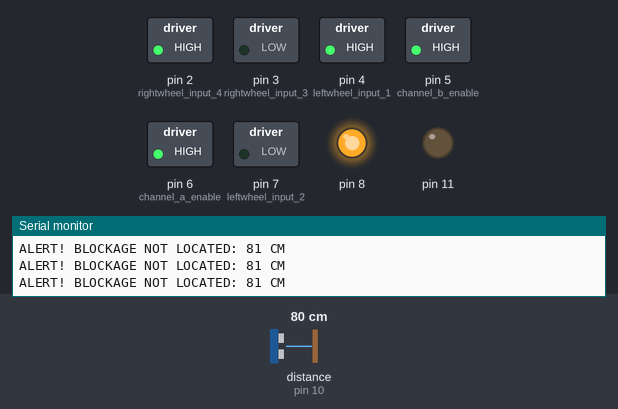
Simulated run of this sketch. Board: Arduino Uno, built with avr-gcc and run on an emulated ATmega328P. Shown: switched loads named in the sketch (green lamp = pin HIGH), output pins drawn as LEDs (lit = HIGH), the last lines printed to the serial monitor. The inputs (shaded band) are chosen by the test bench; at power-on: distance to the obstacle (sensor on pin 10) 80 cm. The echo pulse lasts 58.3 µs per cm.

Above: at 3.2 s.
3.3 s: distance to the obstacle (sensor on pin 10) set to 23 cm
4.8 s: distance to the obstacle (sensor on pin 10) set to 18 cm
At 7.7 s:
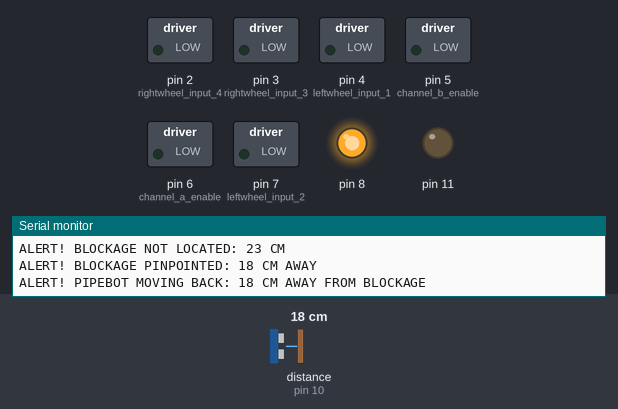
7.8 s: distance to the obstacle (sensor on pin 10) set to 35 cm
At 10.74 s:
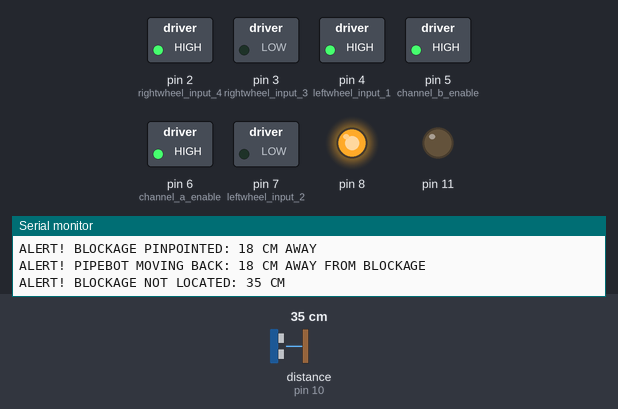
10.8 s: distance to the obstacle (sensor on pin 10) set to 2 cm
At 13.4 s:
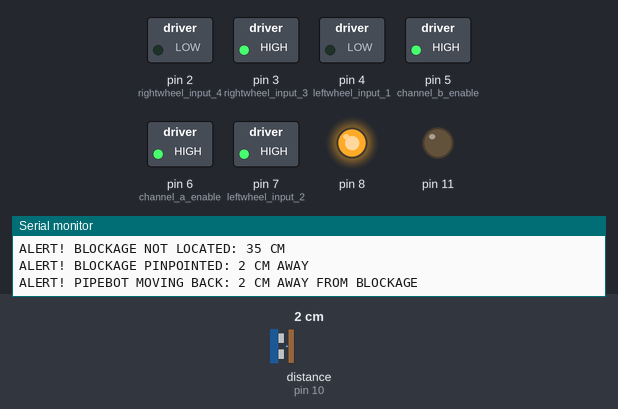
Timing chart, 0 to 14.8 s (numbered marks = the images above; inputs shaded):
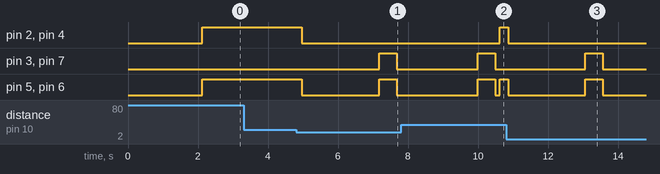

Measured:
- the behaviour switches between 21 and 20 cm on distance to the obstacle (sensor on pin 10) (found by bisection; images 0 and 1)
- after the input at 4.8 s, pin 2 (rightwheel_input_4), pin 4 (leftwheel_input_1): HIGH → LOW after 0.17 s; pin 3 (rightwheel_input_3), pin 7 (leftwheel_input_2): LOW → HIGH after 2.4 s, → LOW 0.50 s later; pin 5 (channel_b_enable), pin 6 (channel_a_enable): HIGH → LOW after 0.17 s, → HIGH 2.2 s later, → LOW 0.50 s later
- after the input at 7.8 s, pin 2 (rightwheel_input_4), pin 4 (leftwheel_input_1): LOW → HIGH after 2.8 s
- after the input at 10.8 s, pin 2 (rightwheel_input_4), pin 4 (leftwheel_input_1): HIGH → LOW after 0.06 s; pin 3 (rightwheel_input_3), pin 7 (leftwheel_input_2): LOW → HIGH after 2.3 s, → LOW 0.50 s later; pin 5 (channel_b_enable), pin 6 (channel_a_enable): HIGH → LOW after 0.06 s, → HIGH 2.2 s later, → LOW 0.50 s later

The sketch:

motorandblockagereport.ino
```cpp
#include <NewPing.h>        //Ultrasonic sensor function library. You must install this library
 //motor module pins
const int channel_a_enable  = 6;
const int leftwheel_input_1 = 4;
const int leftwheel_input_2 = 7;
const int channel_b_enable  = 5;
const int rightwheel_input_3 = 3;
const int rightwheel_input_4 = 2;

 //Ultrasonic sensor pins
#define TRIG 9
#define ECHO 10

#define maximum_distance 100
boolean goesForward = false;
int distance = 100;
int reverse_distance = 0;


NewPing sonar(TRIG, ECHO, maximum_distance); //sensor function
//Servo servo_motor; //our servo name

boolean fire = false;
//connect PUMP to Digital Pin 8
//#define pump 8
//Connect IR sensore TO Digital Pin 9
//#define f_sensore 9

void setup(){
  pinMode(11,OUTPUT);
  digitalWrite(11,LOW);    //GND for ultrasonic
  pinMode(8,OUTPUT);
  digitalWrite(8,HIGH);    //5V for ultrasonic

  pinMode( channel_a_enable, OUTPUT );  // Channel A enable
  pinMode( leftwheel_input_1, OUTPUT ); // Channel A input 1
  pinMode( leftwheel_input_2, OUTPUT ); // Channel A input 2

  pinMode( channel_b_enable, OUTPUT );  // Channel B enable
  pinMode( rightwheel_input_3, OUTPUT ); // Channel B input 3
  pinMode( rightwheel_input_4, OUTPUT ); // Channel B input 4

  //servo_motor.attach(10); //our servo pin

  //servo_motor.write(115);
  delay(2000);
  distance = readPing();
  reverse_distance = (100 - (maximum_distance - distance));

//  delay(100);
//  distance = readPing();
//  delay(100);
//  distance = readPing();
//  delay(100);
//  distance = readPing();
//  delay(100);
}

void loop(){
 Serial.begin( 9600 );
 int fire = digitalRead(TRIG);
 if(fire==HIGH)
 {
   digitalWrite(ECHO,HIGH);
   fire = true;
   moveStop();
  }
  else if (fire==LOW){
    digitalWrite(ECHO,LOW);
    fire = false;
  }

  delay(50);

  if (distance <= 20 && (distance == (100 - (maximum_distance - distance)))){
    moveStop();
    delay(1000);
    Serial.print("ALERT! BLOCKAGE PINPOINTED: "); Serial.print(distance); Serial.println(" CM AWAY ");
    delay(1200);
    if((100 - (maximum_distance - distance)) == distance);
    {
      Serial.print("ALERT! PIPEBOT MOVING BACK: "); Serial.print((100 - (maximum_distance - distance))); Serial.println(" CM AWAY FROM BLOCKAGE");
        moveBackward();
        delay(500);
        moveStop();


//      if(distance > 20)
//        {
//
//          moveForward();
//          delay(1000);
//          moveStop();
//        }
    }
  }
    else {
//    distanceRight = lookRight();
//    delay(300);
//    distanceLeft = lookLeft();
//    delay(300);

//    if (distanceRight >= distanceLeft){
//      turnRight();
//      moveStop();
//    }
//    else{
//      turnLeft();
//      moveStop();
//    }
//  }
//  else{

  moveForward();
  Serial.print("ALERT! BLOCKAGE NOT LOCATED: "); Serial.print(distance); Serial.println(" CM");
//
 }
    distance = readPing();
}

//int lookRight(){
//  servo_motor.write(50);
//  delay(500);
//  int distance = readPing();
//  delay(100);
//  servo_motor.write(115);
//  return distance;
//}
//
//int lookLeft(){
//  servo_motor.write(170);
//  delay(500);
//  int distance = readPing();
//  delay(100);
//  servo_motor.write(115);
//  return distance;
//  delay(100);
//}

int readPing(){
  delay(70);
  int cm = sonar.ping_cm();
  if (cm==0){
    cm=100;
  }
  return cm;
}

void moveStop(){

  digitalWrite( leftwheel_input_1, LOW);
  digitalWrite( leftwheel_input_2, LOW);
  digitalWrite( channel_a_enable, LOW);

  digitalWrite( rightwheel_input_3, LOW);
  digitalWrite( rightwheel_input_4, LOW);
  digitalWrite( channel_b_enable, LOW);
}

void moveForward(){

  if(!goesForward){

    goesForward=true;

  digitalWrite( leftwheel_input_1, HIGH);
  digitalWrite( rightwheel_input_3, LOW);
  digitalWrite( channel_a_enable, HIGH);

  digitalWrite( leftwheel_input_2, LOW);
  digitalWrite( rightwheel_input_4, HIGH);
  digitalWrite( channel_b_enable, HIGH);
  }
}

void moveBackward(){


  goesForward=false;

  digitalWrite( leftwheel_input_1, LOW);
  digitalWrite( rightwheel_input_3, HIGH);
  digitalWrite( channel_a_enable, HIGH);

  digitalWrite( leftwheel_input_2, HIGH);
  digitalWrite( rightwheel_input_4, LOW);
  digitalWrite( channel_b_enable, HIGH);

}
```
